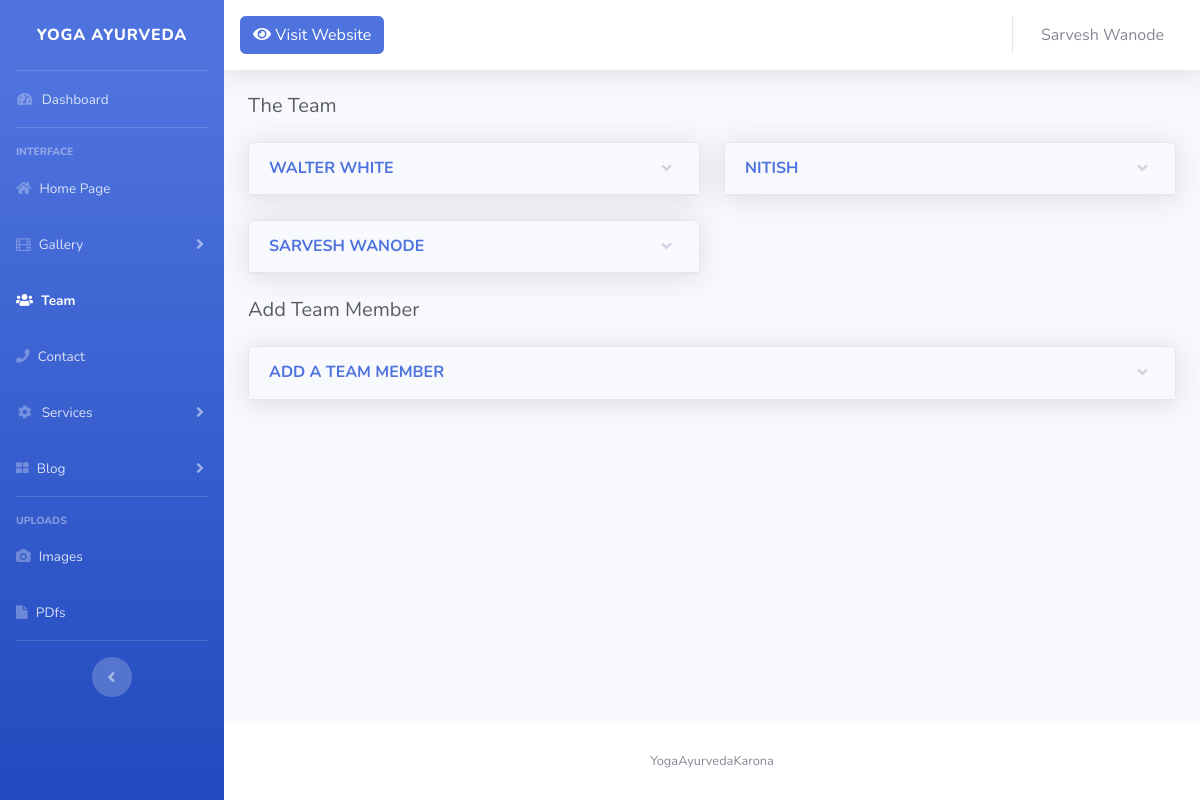
The page /admin/team.php (signed in) on the database its author committed.
### tables this page shows
CREATE TABLE `team` (
  `team_id` int(10) NOT NULL,
  `team_name` varchar(100) NOT NULL,
  `team_post` varchar(200) NOT NULL,
  `team_description` varchar(500) NOT NULL,
  `team_twitter` varchar(500) NOT NULL,
  `team_facebook` varchar(500) NOT NULL,
  `team_instagram` varchar(500) NOT NULL,
  `team_linkedin` varchar(500) NOT NULL,
  `team_image` varchar(10) NOT NULL
);

### admin/team.php (the view, shortened to what this page needs)
<?php
require($_SERVER['DOCUMENT_ROOT']."/dbconnect.php");
?>
<html lang="en">
<head>
  <link href="/assets/vendor/fontawesome-free/css/all.min.css" rel="stylesheet" type="text/css">
  <link href="https://maxcdn.bootstrapcdn.com/font-awesome/4.7.0/css/font-awesome.min.css" rel="stylesheet"/>
  <link href="/assets/css/sb-admin-2.min.css" rel="stylesheet">
</head>
<body id="page-top">
  <div id="wrapper">
  <?php include($_SERVER['DOCUMENT_ROOT']."/admin/include/sidebar.php")?>
    <div id="content-wrapper" class="d-flex flex-column">
      <div id="content">
        <?php include($_SERVER['DOCUMENT_ROOT']."/admin/include/navbar.php")?>
        <div class="container-fluid">
          <div class="d-sm-flex align-items-center justify-content-between mb-4">
            <h5 class="h5 mb-0 text-gray-800">The Team</h5>
          </div>
          <div class="row">
          <?php
            $qteam = "SELECT * FROM team;";
            $resteam = mysqli_query($db, $qteam);
            $x = 0;
            while($rowteam = mysqli_fetch_assoc($resteam)){
           ?>
              <div class="col-lg-6">
              <div class="card shadow mb-4">
                <a href="#collapse<?=$rowteam['team_id']?>" class="d-block card-header py-3" data-toggle="collapse" role="button" aria-expanded="true" aria-controls="collapseCardExample">
                  <h6 class="m-0 font-weight-bold text-primary text-uppercase text-uppercase"><?=$rowteam['team_name']?></h6>
                </a>
              </div>
              </div>
            <?php $x++;} ?>
          </div>
          <div class="d-sm-flex align-items-center justify-content-between mb-4">
            <h5 class="h5 mb-0 text-gray-800">Add Team Member</h5>
          </div>
          <div class="row">
            <div class="col-lg-12">
            <div class="card shadow mb-4">
              <a href="#collapseAddTeam" class="d-block card-header py-3" data-toggle="collapse" role="button" aria-expanded="true" aria-controls="collapseCardExample">
                <h6 class="m-0 font-weight-bold text-primary text-uppercase text-uppercase">Add a Team Member</h6>
              </a>
            </div>
            </div>
          </div>
        </div>
      </div>
      <footer class="sticky-footer bg-white">
        <div class="container my-auto">
          <div class="copyright text-center my-auto">
            <span>YogaAyurvedaKarona</span>
          </div>
        </div>
      </footer>
    </div>
  </div>
</body>
</html>

### rows shown on the page
team: team_name "WALTER WHITE"
team: team_name "NITISH"
team: team_name "SARVESH WANODE"

### other values the page prints
$_SESSION['admin_name'] "Sarvesh Wanode"
